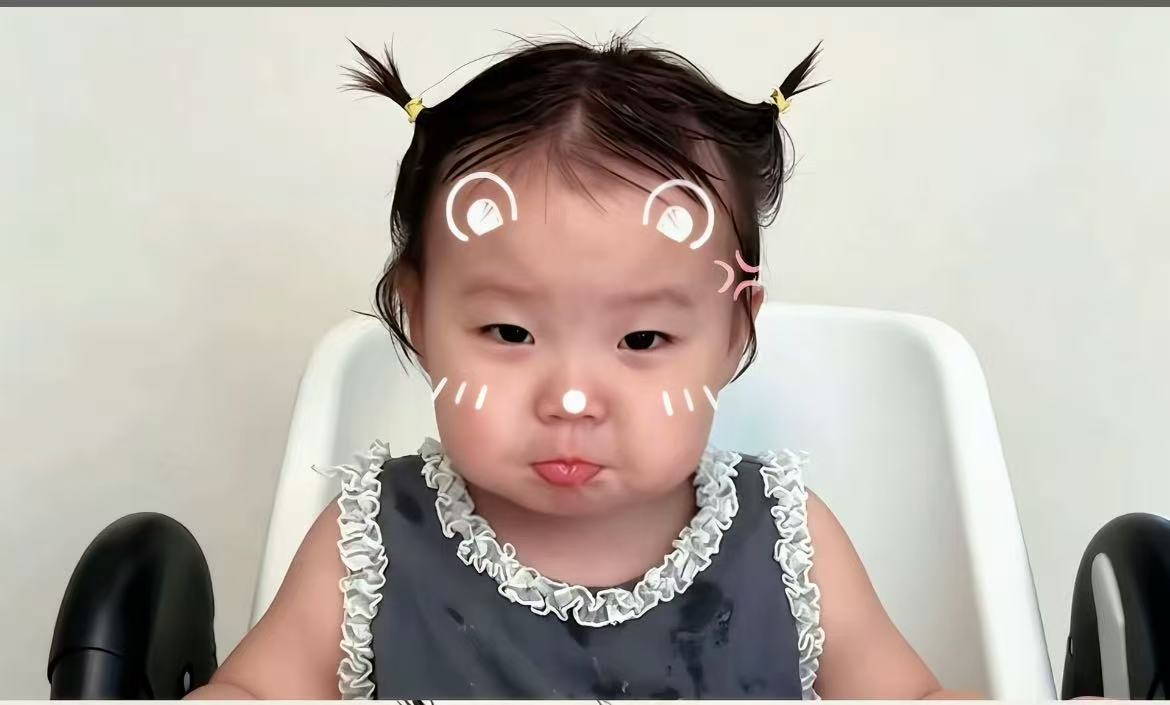
#> input picture pet/assets/raw/xiaomian-original.jpg, 1170 x 705 px, found by its file name
$ python cutout.py
#> lines starting #> are read from the running program, lines starting #| are printed output that depends on the picture; after the words box and inside, x2 and y2 are one past the last pixel; in counts of white or black regions, pixels touching at a corner belong together
"""
小面宝宝抠图（最终版）
======================
纯 Pillow 实现，不用任何 AI 模型。

判据
----
1. **颜色**：白色椅背/墙面 = 亮(≥150) + 中性(色度<24) + 不偏红(R-B<30)；
   皮肤明显偏红(R-B≈60)，头发/深裙很暗 —— 这两类一定不是背景。
2. **纹理**：白荷叶边和白椅背颜色完全重叠（亮度都 190~240、色度都 <20），单靠颜色分不开。
   但荷叶边有褶皱、局部方差高（实测 365~2010），墙和椅背平滑（方差≈0）。
   于是"高纹理"也算主体，荷叶边就不会被当成背景吃掉 —— 手臂和身体因此天然连通，
   不再需要大核闭运算去补缝（那样会糊出白色凹口）。

流程
----
  1) 逐像素分类：主体 = 非背景色 ∪ 高纹理
  2) 剔除黑色车把：近乎纯黑的中性色 + 位于画面外侧下方
     ⚠ 左手臂和左车把在二值图里是**连成一整块**的，只能按颜色在像素层面挖掉车把，
       再清掉车把包围盒内的非皮肤残留；整块丢弃会把手臂一起丢掉。
  3) 连通块过滤：面积 + 质心/肤色组合规则
  4) 小核闭运算 + 填内部孔洞 + 小开运算
  5) 边缘守卫（贴边的背景色像素强制透明）
  6) 收缩 2px 再羽化 + 边缘去白边（反解混入的背景色），避免小尺寸下出现白圈
"""
import sys
from collections import deque

from PIL import Image, ImageChops, ImageDraw, ImageFilter

SRC = r"C:\Users\13047\DSwork\toys\pet\assets\raw\xiaomian-original.jpg"
OUT = r"C:\Users\13047\DSwork\toys\pet\assets"
DBG = r"C:\Users\13047\DSwork\toys\pet\debug"

# ---- 颜色判据（用于判定"像背景"）----
LUM_MIN = 150        # 背景亮度下限
CHROMA_MAX = 24      # 背景色度上限
REDNESS_MAX = 30     # R-B 上限，超过就是皮肤

# ---- 纹理判据 ----
VAR_RADIUS = 5
VAR_THRESHOLD = 250  # 局部方差大于此值视为有褶皱的布料

# ---- 黑色车把 ----
HANDLE_LUM = 50
HANDLE_CHROMA = 10
HANDLE_MIN_AREA = 2000
HANDLE_ZONE_X = 0.25     # 左车把 bbox 右界 < 0.25w；右车把 bbox 左界 > 0.75w
HANDLE_ZONE_Y = 0.65     # 且竖向中心 > 0.65h

# ---- 连通块 ----
MIN_AREA = 20000
ARM_MIN_AREA = 8000
CX_LO, CX_HI = 0.18, 0.82

# ---- 形态学 / 边缘 ----
CLOSE_R = 9
OPEN_R = 3
HOLE_MAX = 20000
EDGE_M = 40
SHRINK_R = 5         # 羽化前收缩（约 2px）
FEATHER = 1.6
BG_ESTIMATE = (236, 236, 230)


def bg_like(r, g, b):
    lum = (r * 299 + g * 587 + b * 114) // 1000
    if lum < LUM_MIN:
        return False
    if max(r, g, b) - min(r, g, b) > CHROMA_MAX:
        return False
    return not (r - b > REDNESS_MAX)


def variance_mask(im, radius, threshold):
    """局部方差 > threshold 的像素（荷叶边等有褶皱的布料）"""
    g = im.convert("L")
    mean_img = g.filter(ImageFilter.BoxBlur(radius))
    mean_sq = ImageChops.multiply(g, g).filter(ImageFilter.BoxBlur(radius))
    mb, m2b = mean_img.tobytes(), mean_sq.tobytes()
    # ImageChops.multiply 按 /255 缩放，还原时要乘回 255
    return bytearray(1 if m2b[i] * 255.0 - mb[i] * mb[i] > threshold else 0
                     for i in range(len(mb)))


def remove_handles(fg, px, w, h):
    """剔除黑色车把手（连同它周围一圈非皮肤的过渡像素）"""
    dark = bytearray(w * h)
    for i in range(w * h):
        r, g, b = px[3 * i], px[3 * i + 1], px[3 * i + 2]
        lum = (r * 299 + g * 587 + b * 114) // 1000
        if lum < HANDLE_LUM and (max(r, g, b) - min(r, g, b)) < HANDLE_CHROMA:
            dark[i] = 1

    seen = bytearray(w * h)
    removed = 0
    for start in range(w * h):
        if not dark[start] or seen[start]:
            continue
        q = deque([start]); seen[start] = 1
        cells = []
        minx, miny, maxx, maxy = w, h, 0, 0
        while q:
            j = q.popleft(); cells.append(j)
            x, y = j % w, j // w
            minx = min(minx, x); maxx = max(maxx, x)
            miny = min(miny, y); maxy = max(maxy, y)
            for k, ok in ((j - 1, x > 0), (j + 1, x < w - 1), (j - w, y > 0), (j + w, y < h - 1)):
                if ok and dark[k] and not seen[k]:
                    seen[k] = 1; q.append(k)

        cy = (miny + maxy) / 2
        if not (len(cells) >= HANDLE_MIN_AREA and cy > HANDLE_ZONE_Y * h
                and (maxx < HANDLE_ZONE_X * w or minx > (1 - HANDLE_ZONE_X) * w)):
            continue   # 不在外侧下方 -> 不是车把（可能是头发里的暗块）

        pad = 20
        for y in range(max(0, miny - pad), min(h, maxy + pad + 1)):
            for x in range(max(0, minx - pad), min(w, maxx + pad + 1)):
                i = y * w + x
                if not fg[i]:
                    continue
                r, g, b = px[3 * i], px[3 * i + 1], px[3 * i + 2]
                lum = (r * 299 + g * 587 + b * 114) // 1000
                if r - b > 35 and lum > 80:
                    continue   # 皮肤：保留（压在这个包围盒里的手臂）
                fg[i] = 0
        removed += len(cells)
        print(f"  剔除车把 area={len(cells)} bbox=({minx},{miny},{maxx},{maxy})")
    print(f"车把合计 {removed} px")


def keep_components(fg, px, w, h):
    """连通块过滤：面积够大且质心居中，或面积中等但肤色占比高（手臂）"""
    lab = [0] * (w * h)
    comps = []
    cur = 0
    for i in range(w * h):
        if not fg[i] or lab[i]:
            continue
        cur += 1
        q = deque([i]); lab[i] = cur
        n = sx = skin = 0
        while q:
            j = q.popleft()
            n += 1
            x, y = j % w, j // w
            sx += x
            r, g, b = px[3 * j], px[3 * j + 1], px[3 * j + 2]
            lum = (r * 299 + g * 587 + b * 114) // 1000
            if r - b > 40 and lum > 90:
                skin += 1
            for k, ok in ((j - 1, x > 0), (j + 1, x < w - 1), (j - w, y > 0), (j + w, y < h - 1)):
                if ok and fg[k] and not lab[k]:
                    lab[k] = cur; q.append(k)
        comps.append((n, cur, sx / n, skin / n))

    keep = set()
    for n, cid, cx, skin in sorted(comps, reverse=True):
        mid = CX_LO * w <= cx <= CX_HI * w
        if (n >= MIN_AREA and mid) or (n >= ARM_MIN_AREA and skin >= 0.40):
            keep.add(cid)
            print(f"  保留 #{cid} area={n} 质心x={cx:.0f} 肤色={skin:.0%}")
    print(f"保留 {len(keep)} 块 / 共 {len(comps)} 块")
    return lab, keep


def fill_holes(mask):
    """填充不与画面边界连通、且面积不大的内部孔洞（荷叶边内部的平滑部分）"""
    inv = ImageChops.invert(mask)
    ip = inv.load()
    solid = mask.load()
    w, h = mask.size
    seen = bytearray(w * h)
    filled = 0
    for start in range(w * h):
        if ip[start % w, start // w] == 0 or seen[start]:
            continue
        q = deque([start]); seen[start] = 1
        cells = []
        touch = False
        while q:
            j = q.popleft(); cells.append(j)
            x, y = j % w, j // w
            if x == 0 or y == 0 or x == w - 1 or y == h - 1:
                touch = True
            for k, ok in ((j - 1, x > 0), (j + 1, x < w - 1), (j - w, y > 0), (j + w, y < h - 1)):
                if ok and not seen[k] and ip[k % w, k // w] > 0:
                    seen[k] = 1; q.append(k)
        if not touch and len(cells) <= HOLE_MAX:
            for j in cells:
                solid[j % w, j // w] = 255
            filled += len(cells)
    print(f"填内部孔洞: {filled} px")


def edge_guard(mask, px, w, h):
    """贴边的像素如果是背景色，强制透明（闭运算会把贴边白条糊成前景）"""
    mp = mask.load()
    cleared = 0
    for y in range(h):
        for x in range(w):
            if not mp[x, y]:
                continue
            near = x < EDGE_M or x > w - 1 - EDGE_M or y < EDGE_M or y > h - 1 - EDGE_M
            if near and bg_like(px[3 * (y * w + x)], px[3 * (y * w + x) + 1], px[3 * (y * w + x) + 2]):
                mp[x, y] = 0
                cleared += 1
    print(f"边缘守卫清除: {cleared} px")


def decontaminate(img, bg=BG_ESTIMATE):
    """边缘去白边：羽化后的半透明像素里混着原背景（浅白），
    按 observed = a*fg + (1-a)*bg 反解出 fg，小尺寸下才不会出现白圈。"""
    px = img.load()
    w, h = img.size
    n = 0
    for y in range(h):
        for x in range(w):
            r, g, b, a = px[x, y]
            if 0 < a < 250:
                af = max(a / 255.0, 0.25)
                inv = 1.0 - af
                px[x, y] = (
                    max(0, min(255, int((r - inv * bg[0]) / af))),
                    max(0, min(255, int((g - inv * bg[1]) / af))),
                    max(0, min(255, int((b - inv * bg[2]) / af))),
                    a,
                )
                n += 1
    print(f"去白边: 处理 {n} 个边缘像素")
    return img


def main():
    im = Image.open(SRC).convert("RGB")
#> im is the input picture: PIL image 1170x705 RGB; mean R, G, B 181.8, 173.8, 166.3
    w, h = im.size
#> w = 1170; h = 705
    px = im.tobytes()

    # 1) 逐像素分类
    var = variance_mask(im, VAR_RADIUS, VAR_THRESHOLD)
#> in variance_mask, `mean_sq = ImageChops.multiply(g, g).filter(ImageFilter.BoxBlur(radius))`:
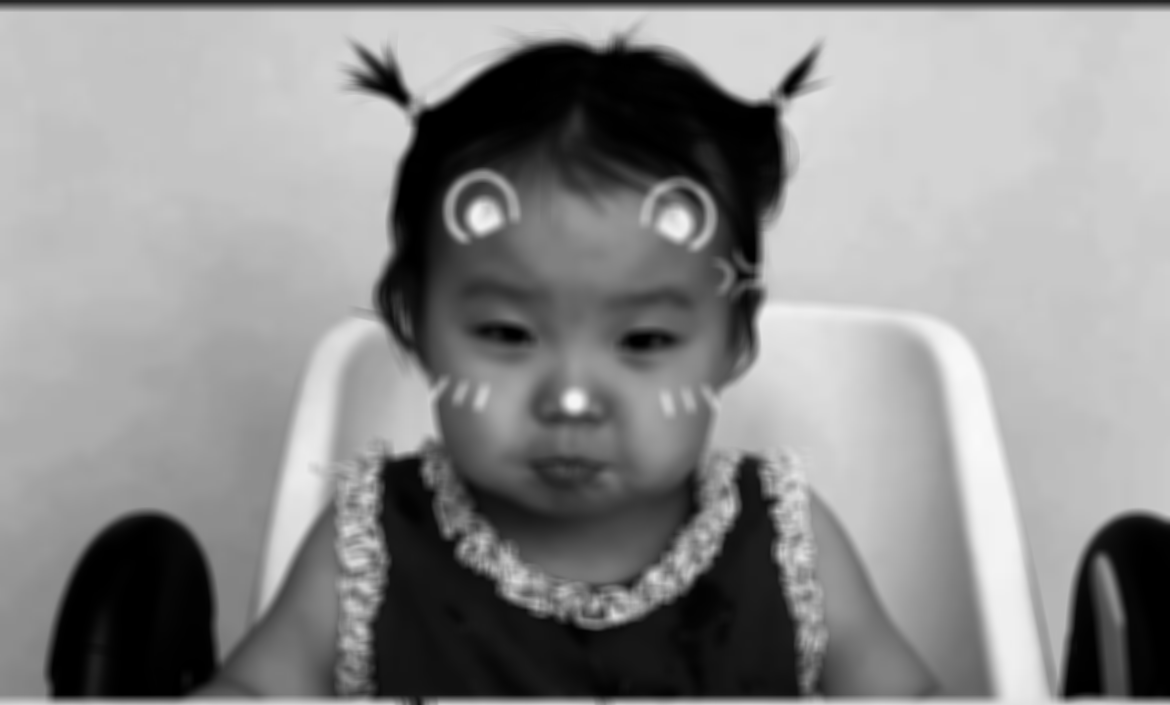
#> mean_sq: PIL image 1170x705 L; min 0, max 249, mean 139.6
    print(f"高纹理像素: {sum(var) / (w * h):.1%}")
#| 高纹理像素: 16.5%

    fg = bytearray(w * h)
    for i in range(w * h):
        if not bg_like(px[3 * i], px[3 * i + 1], px[3 * i + 2]):
            fg[i] = 1                 # 皮肤 / 头发 / 裙子
        elif var[i]:
            fg[i] = 1                 # 荷叶边
    print(f"初始主体: {sum(fg) / (w * h):.1%}")
#| 初始主体: 44.8%

    # 2) 车把
    remove_handles(fg, px, w, h)
#| 车把合计 32048 px

    # 3) 连通块
    lab, keep = keep_components(fg, px, w, h)
#| 保留 1 块 / 共 1881 块
#> lab = 824850 items; keep = 1 item
    mask = Image.frombytes("L", (w, h), bytes(
        255 if (fg[i] and lab[i] in keep) else 0 for i in range(w * h)))
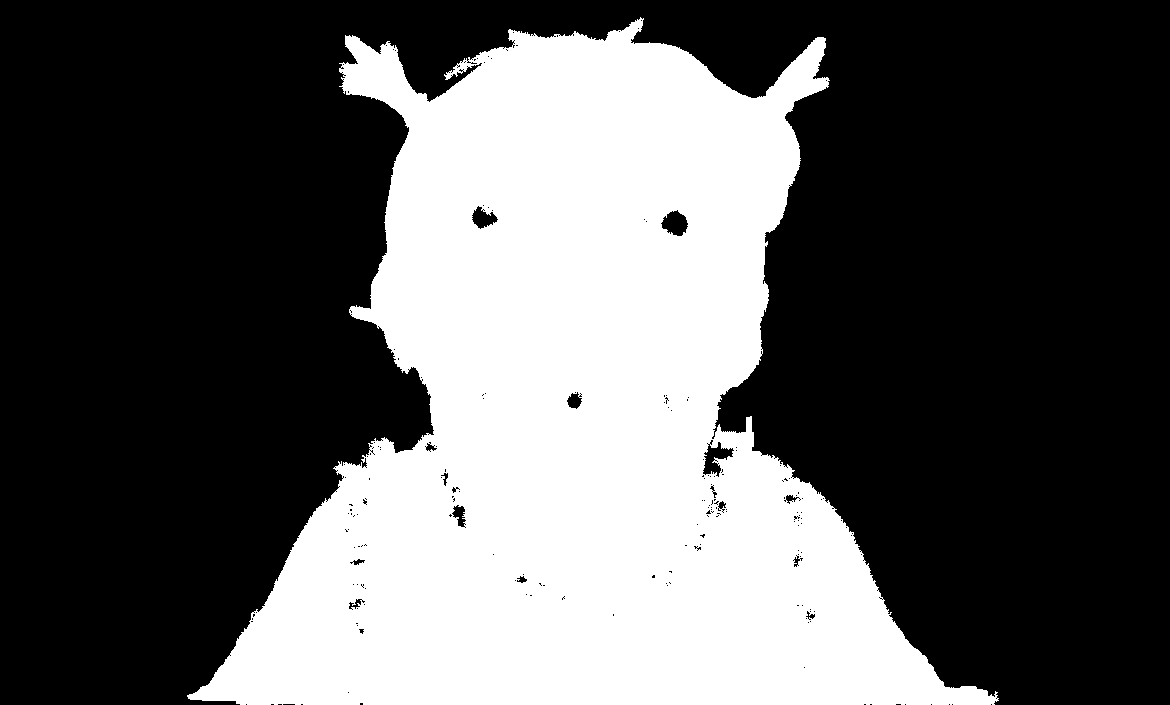
#> mask: PIL image 1170x705 L; 36.5% white; 1 white region, box (x1, y1, x2, y2) and area: (187, 17, 999, 705) 300725

    # 4) 形态学
    mask = mask.filter(ImageFilter.MaxFilter(CLOSE_R)).filter(ImageFilter.MinFilter(CLOSE_R))
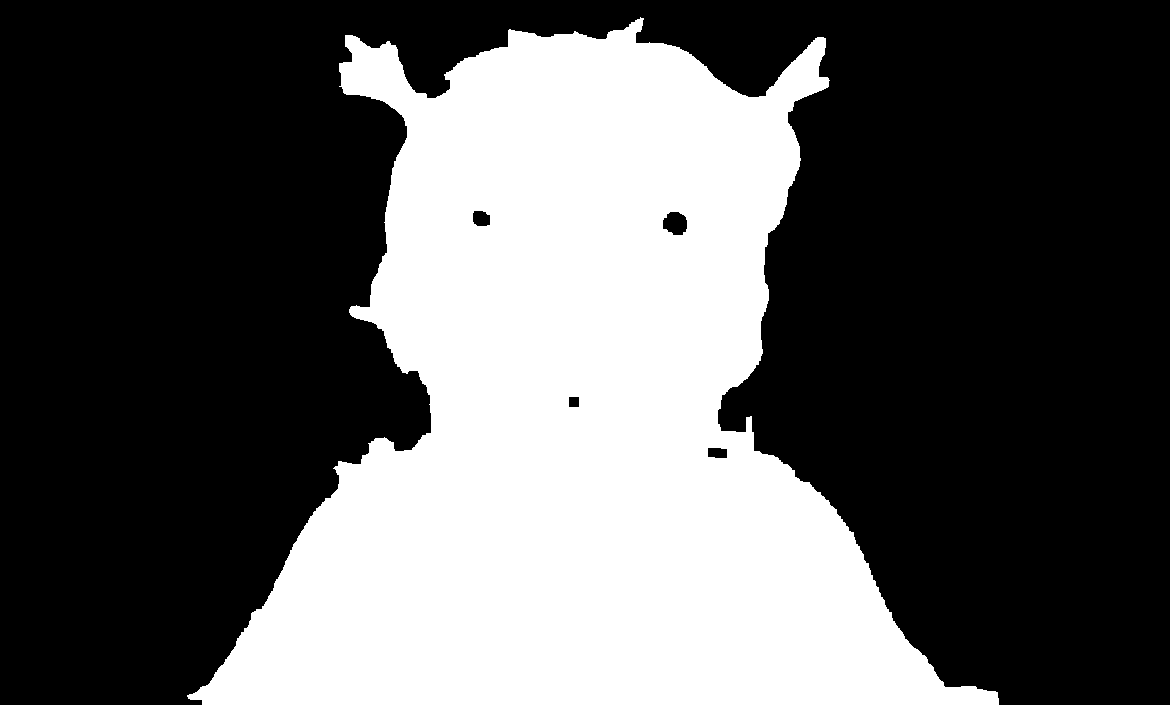
#> mask: PIL image 1170x705 L; 36.8% white; 1 white region, box (x1, y1, x2, y2) and area: (187, 17, 999, 705) 303751
    fill_holes(mask)
#> after the loop in fill_holes, `for start in range(w * h):`: filled = 935
#| 填内部孔洞: 935 px
#> mask: PIL image 1170x705 L; 36.9% white; 1 white region, box (x1, y1, x2, y2) and area: (187, 17, 999, 705) 304686
    mask = mask.filter(ImageFilter.MinFilter(OPEN_R)).filter(ImageFilter.MaxFilter(OPEN_R))
#> mask: PIL image 1170x705 L; 36.9% white; 1 white region, box (x1, y1, x2, y2) and area: (188, 18, 999, 705) 304659

    # 5) 边缘守卫
    edge_guard(mask, px, w, h)
#| 边缘守卫清除: 5038 px
#> mask: PIL image 1170x705 L; 36.3% white; 11 white regions (10 under 20 px), largest, box (x1, y1, x2, y2) and area: (188, 34, 988, 705) 299593

    # 6) 收缩 + 羽化 + 去白边
    if SHRINK_R:
        mask = mask.filter(ImageFilter.MinFilter(SHRINK_R))
#> mask: PIL image 1170x705 L; 35.3% white; 1 white region, box (x1, y1, x2, y2) and area: (191, 42, 986, 705) 290861
    mask = mask.filter(ImageFilter.GaussianBlur(FEATHER))

    out = im.convert("RGBA")
    out.putalpha(mask)
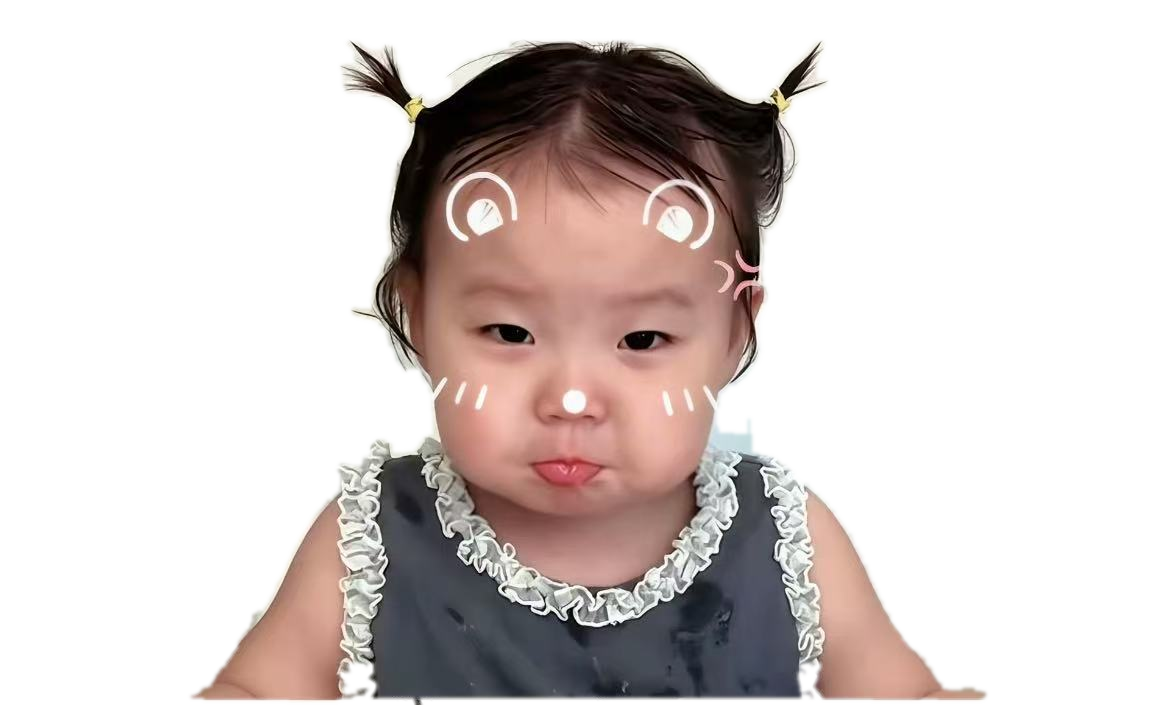
#> out: PIL image 1170x705 RGBA; mean R, G, B, A 181.8, 173.8, 166.3, 89.9; transparent parts drawn white
    bbox = mask.point(lambda v: 255 if v > 10 else 0).getbbox()
    cut = out.crop(bbox)
    cut = decontaminate(cut)
#| 去白边: 处理 25200 个边缘像素
    print("裁剪框:", bbox, "尺寸", cut.size)
#| 裁剪框: (189, 39, 988, 705) 尺寸 (799, 666)
    cut.save(rf"{OUT}\xiaomian-cutout.png")

    # 棋盘预览
    pw, ph = cut.size
    prev = Image.new("RGB", (pw, ph), (255, 255, 255))
#> prev: PIL image 799x666 RGB; every value is 255
    d = ImageDraw.Draw(prev)
    for y in range(0, ph, 20):
        for x in range(0, pw, 20):
            if ((x // 20) + (y // 20)) % 2 == 0:
                d.rectangle([x, y, x + 19, y + 19], fill=(222, 222, 222))
    prev.paste(cut, (0, 0), cut)
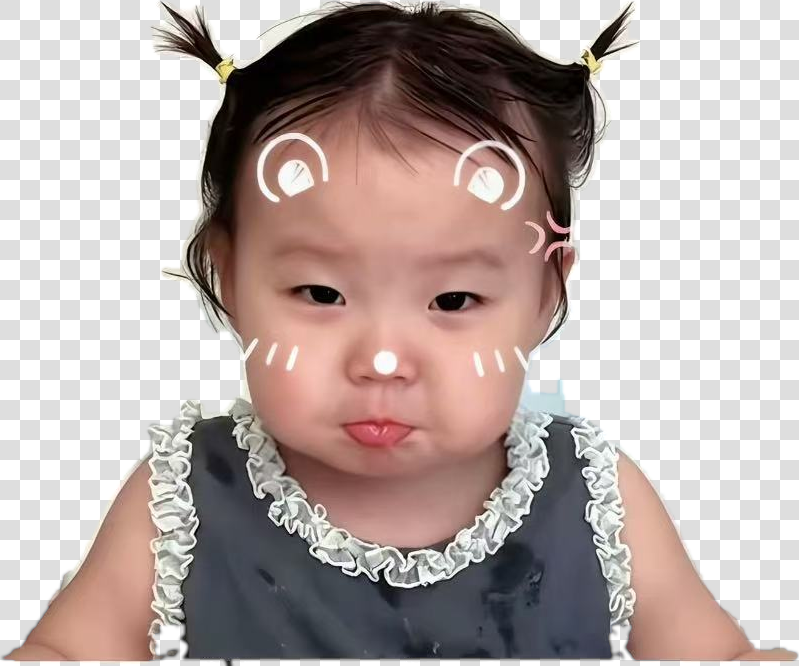
#> prev: PIL image 799x666 RGB; mean R, G, B 184.9, 171.2, 168
    prev.save(rf"{DBG}\checker.png")
    print(f"输出 -> {OUT}\\xiaomian-cutout.png")


if __name__ == "__main__":
    sys.exit(main())
#> (the program exits here)
